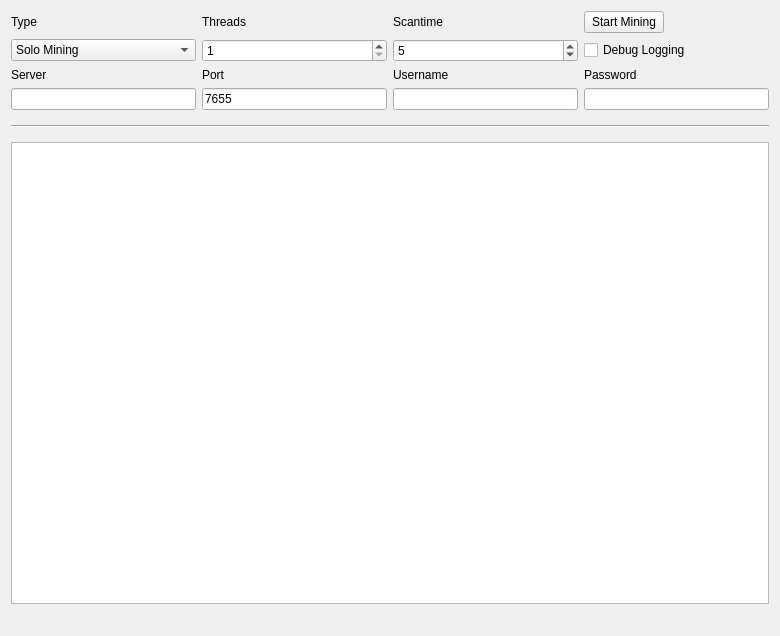
<?xml version="1.0" encoding="UTF-8"?>
<ui version="4.0">
 <class>MiningPage</class>
 <widget class="QWidget" name="MiningPage">
  <property name="geometry">
   <rect>
    <x>0</x>
    <y>0</y>
    <width>780</width>
    <height>636</height>
   </rect>
  </property>
  <property name="windowTitle">
   <string>Mining</string>
  </property>
  <layout class="QGridLayout" name="gridLayout">
   <property name="sizeConstraint">
    <enum>QLayout::SetMaximumSize</enum>
   </property>
   <item row="7" column="1">
    <widget class="QLineEdit" name="serverLine">
     <property name="enabled">
      <bool>true</bool>
     </property>
    </widget>
   </item>
   <item row="6" column="3">
    <widget class="QLabel" name="usernameLabel">
     <property name="enabled">
      <bool>true</bool>
     </property>
     <property name="text">
      <string>Username</string>
     </property>
    </widget>
   </item>
   <item row="6" column="1">
    <widget class="QLabel" name="serverLabel">
     <property name="enabled">
      <bool>true</bool>
     </property>
     <property name="text">
      <string>Server</string>
     </property>
    </widget>
   </item>
   <item row="7" column="3">
    <widget class="QLineEdit" name="usernameLine">
     <property name="enabled">
      <bool>true</bool>
     </property>
     <property name="text">
      <string/>
     </property>
    </widget>
   </item>
   <item row="6" column="4">
    <widget class="QLabel" name="passwordLabel">
     <property name="enabled">
      <bool>true</bool>
     </property>
     <property name="text">
      <string>Password</string>
     </property>
    </widget>
   </item>
   <item row="6" column="2">
    <widget class="QLabel" name="portLabel">
     <property name="enabled">
      <bool>true</bool>
     </property>
     <property name="text">
      <string>Port</string>
     </property>
    </widget>
   </item>
   <item row="3" column="4">
    <widget class="QPushButton" name="startButton">
     <property name="sizePolicy">
      <sizepolicy hsizetype="Fixed" vsizetype="Fixed">
       <horstretch>0</horstretch>
       <verstretch>0</verstretch>
      </sizepolicy>
     </property>
     <property name="text">
      <string>Start Mining</string>
     </property>
    </widget>
   </item>
   <item row="8" column="1" colspan="4">
    <widget class="Line" name="line">
     <property name="sizePolicy">
      <sizepolicy hsizetype="Minimum" vsizetype="Fixed">
       <horstretch>0</horstretch>
       <verstretch>0</verstretch>
      </sizepolicy>
     </property>
     <property name="minimumSize">
      <size>
       <width>0</width>
       <height>20</height>
      </size>
     </property>
     <property name="orientation">
      <enum>Qt::Horizontal</enum>
     </property>
    </widget>
   </item>
   <item row="13" column="1" colspan="4">
    <widget class="QListWidget" name="list">
     <property name="autoScrollMargin">
      <number>100000</number>
     </property>
     <property name="dragDropMode">
      <enum>QAbstractItemView::DragOnly</enum>
     </property>
     <property name="selectionMode">
      <enum>QAbstractItemView::NoSelection</enum>
     </property>
     <property name="movement">
      <enum>QListView::Snap</enum>
     </property>
     <property name="batchSize">
      <number>10</number>
     </property>
    </widget>
   </item>
   <item row="14" column="1" colspan="2">
    <widget class="QLabel" name="shareCount">
     <property name="font">
      <font>
       <pointsize>10</pointsize>
       <weight>75</weight>
       <bold>true</bold>
      </font>
     </property>
     <property name="text">
      <string/>
     </property>
    </widget>
   </item>
   <item row="3" column="3">
    <widget class="QLabel" name="scantimeLabel">
     <property name="enabled">
      <bool>true</bool>
     </property>
     <property name="layoutDirection">
      <enum>Qt::LeftToRight</enum>
     </property>
     <property name="text">
      <string>Scantime</string>
     </property>
    </widget>
   </item>
   <item row="3" column="2">
    <widget class="QLabel" name="threadsLabel">
     <property name="enabled">
      <bool>true</bool>
     </property>
     <property name="text">
      <string>Threads</string>
     </property>
    </widget>
   </item>
   <item row="4" column="4">
    <widget class="QCheckBox" name="debugCheckBox">
     <property name="text">
      <string>Debug Logging</string>
     </property>
    </widget>
   </item>
   <item row="3" column="1">
    <widget class="QLabel" name="typeLabel">
     <property name="text">
      <string>Type</string>
     </property>
    </widget>
   </item>
   <item row="4" column="2">
    <widget class="QSpinBox" name="threadsBox">
     <property name="enabled">
      <bool>true</bool>
     </property>
     <property name="minimum">
      <number>1</number>
     </property>
     <property name="maximum">
      <number>99</number>
     </property>
     <property name="singleStep">
      <number>1</number>
     </property>
    </widget>
   </item>
   <item row="4" column="1">
    <widget class="QComboBox" name="typeBox">
     <property name="editable">
      <bool>false</bool>
     </property>
     <property name="currentIndex">
      <number>0</number>
     </property>
     <item>
      <property name="text">
       <string>Solo Mining</string>
      </property>
     </item>
     <item>
      <property name="text">
       <string>Pool Mining</string>
      </property>
     </item>
    </widget>
   </item>
   <item row="4" column="3">
    <widget class="QSpinBox" name="scantimeBox">
     <property name="enabled">
      <bool>true</bool>
     </property>
     <property name="minimum">
      <number>1</number>
     </property>
     <property name="value">
      <number>5</number>
     </property>
    </widget>
   </item>
   <item row="7" column="2">
    <widget class="QLineEdit" name="portLine">
     <property name="enabled">
      <bool>true</bool>
     </property>
     <property name="text">
      <string>7655</string>
     </property>
     <property name="value" stdset="0">
      <number>7655</number>
     </property>
    </widget>
   </item>
   <item row="7" column="4">
    <widget class="QLineEdit" name="passwordLine">
     <property name="enabled">
      <bool>true</bool>
     </property>
    </widget>
   </item>
   <item row="14" column="3" colspan="2">
    <widget class="QLabel" name="mineSpeedLabel">
     <property name="sizePolicy">
      <sizepolicy hsizetype="Preferred" vsizetype="Preferred">
       <horstretch>0</horstretch>
       <verstretch>0</verstretch>
      </sizepolicy>
     </property>
     <property name="font">
      <font>
       <pointsize>10</pointsize>
       <weight>75</weight>
       <bold>true</bold>
      </font>
     </property>
     <property name="text">
      <string/>
     </property>
     <property name="alignment">
      <set>Qt::AlignRight|Qt::AlignTrailing|Qt::AlignVCenter</set>
     </property>
    </widget>
   </item>
  </layout>
 </widget>
 <layoutdefault spacing="6" margin="11"/>
 <tabstops>
  <tabstop>startButton</tabstop>
  <tabstop>typeBox</tabstop>
  <tabstop>threadsBox</tabstop>
  <tabstop>scantimeBox</tabstop>
  <tabstop>serverLine</tabstop>
  <tabstop>portLine</tabstop>
  <tabstop>usernameLine</tabstop>
  <tabstop>passwordLine</tabstop>
  <tabstop>debugCheckBox</tabstop>
  <tabstop>list</tabstop>
 </tabstops>
 <resources/>
 <connections/>
</ui>
